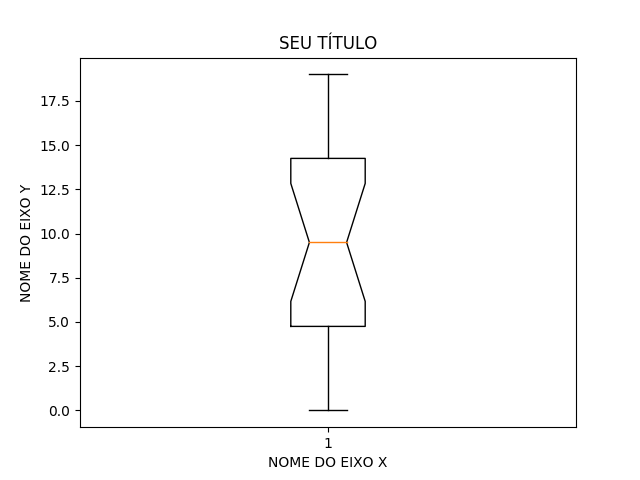

The script that saved this image:
import matplotlib.pyplot as plt

def grafico(x, y):
  plt.boxplot(x, y)
  plt.title('SEU TÍTULO')
  plt.xlabel('NOME DO EIXO X')
  plt.ylabel('NOME DO EIXO Y')
  plt.savefig('boxplot.png')
  plt.close()